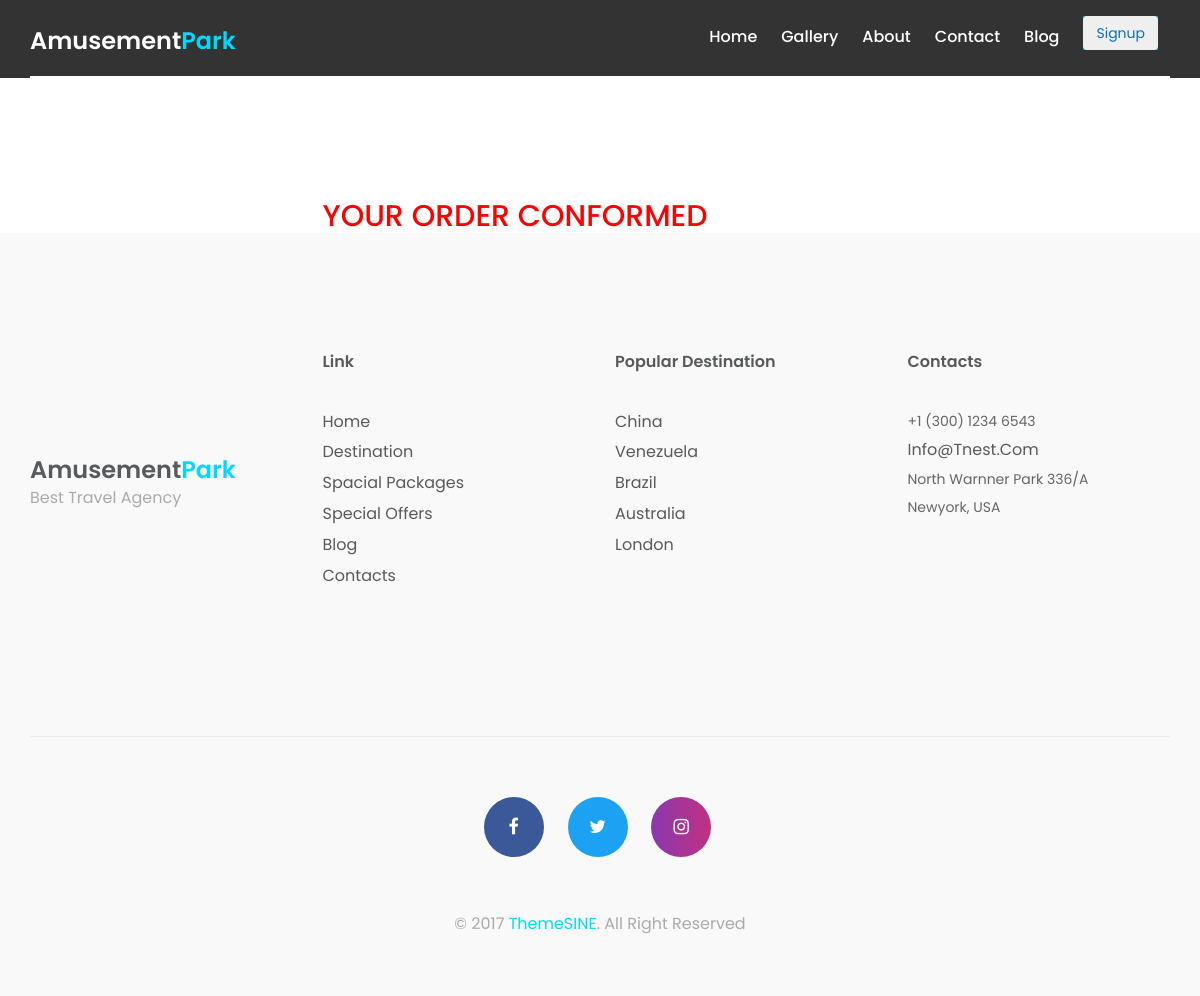
Before: /food with the older database file.
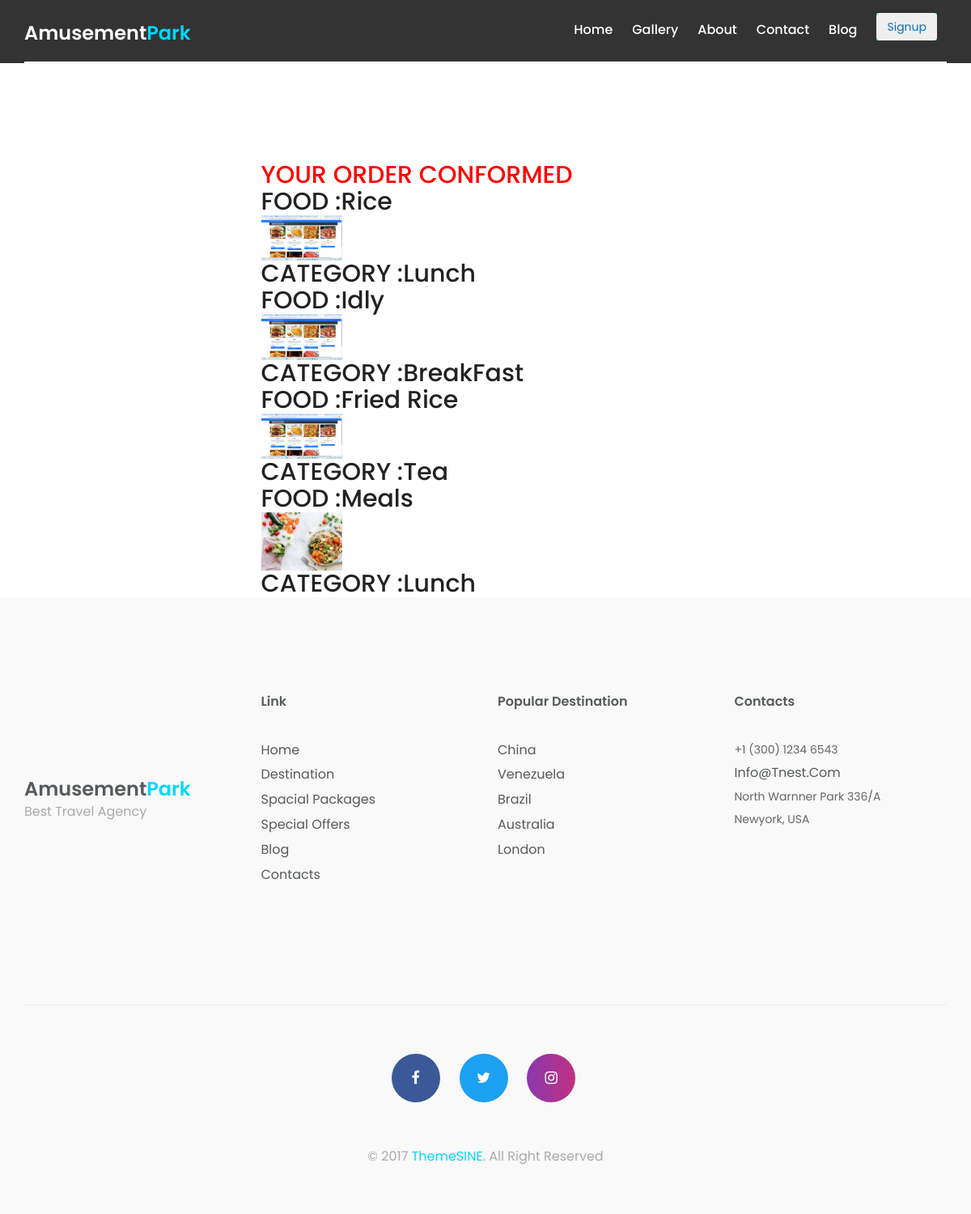
After: the same page with the newer database file.
### staff_app/models.py (models this page shows)
class Foodlist(models.Model):
    food_id=models.AutoField(primary_key=True)
    food_name=models.CharField(max_length=200)
    food_image=models.ImageField(null=True,blank=True,upload_to="foods")
    Food_category=models.CharField(max_length=200,choices=Food_categories,default='Lunch')

### users/views.py (the view)
# urls.py: path('food',views.food,name='food'),
def food(request):
    order=Foodlist.objects.all()
    return render (request,'foodorder.html',{'orders':order})

### templates/foodorder.html (shortened to what this page needs)
{%extends "signup.html" %}
{%load static%}
{%block content%}
<div class="container" style="padding-top: 200px;">
    <div class="row">
        <div class="col-md-6 col-md-offset-3">
            <h2 style="color: red;">YOUR ORDER CONFORMED</h2>
              <div style="border: 2px;">
                {% for i in orders %}
                <h2>FOOD :{{i.food_name}}</h2>
                <img src="{{i.food_image.url}}" alt="" width="100px" height="100px">
                <h2>CATEGORY :{{i.Food_category}}</h2>
                {% endfor %}
              </div>
            </div>
        </div>
    </div>
{%endblock%}

Changed rows visible on the page:
added Foodlist: food_name "Rice", food_image (picture), Food_category "Lunch"
added Foodlist: food_name "Idly", food_image (picture), Food_category "BreakFast"
added Foodlist: food_name "Fried Rice", food_image (picture), Food_category "Tea"
added Foodlist: food_name "Meals", food_image (picture), Food_category "Lunch"
